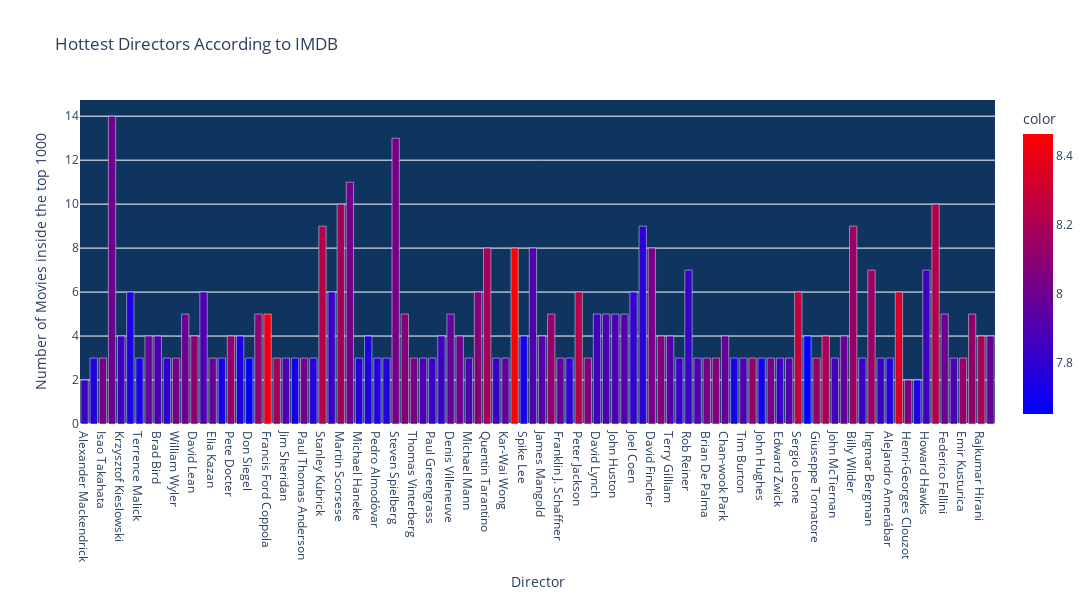

Source (notebook cell):
### Code cell
dir_bar = px.bar(x=by_director.index,
                 y=by_director.Number_of_Movies,
                 color=by_director.Average_IMDB_Rating,
                 color_continuous_scale='Bluered',
                 title='Hottest Directors According to IMDB',
                 height=600,
                 width=1200,
                 hover_name=by_director.Average_Meta_score)

dir_bar.update_layout(xaxis_title='Director', 
                      yaxis_title='Number of Movies inside the top 1000',
                      plot_bgcolor = "#0F3460")

fig.update_traces(line_color='#0000ff', line_width=5)

dir_bar.show()

### Figure 1 — Plotly figure (JSON) as saved in the notebook; plotly's stock layout.template omitted (floating-point values rounded to 4 significant figures)
{"data": [{"alignmentgroup": "True", "hovertemplate": "<b>%{hovertext}</b><br><br>x=%{x}<br>y=%{y}<br>color=%{marker.color}<extra></extra>", "hovertext": [95.5, 91, 91, 90.71, 89.75, 88.17, 88, 88, 87.75, 87.67, 87, 87, 87, 87, 86.67, 86.67, 86, 86, 86, 85.8, 85.8, 85.67, 85.67, 85, 85, 84.33, 84.11, 83.17, 82.6, 82.55, 81.67, 81.5, 81, 81, 80.54, 80.2, 80, 80, 80, 79, 78.8, 78.75, 78.67, 78.33, 78.25, 78, 77.67, 77.5, 77.5, 77.12, 76.5, 76.4, 76, 76, 76, 75.67, 75.4, 75.4, 75.2, 74.4, 73.67, 73.22, 73.12, 72.75, 72.5, 72, 71.71, 71, 69.67, 69, 68.75, 68.33, 67.33, 67, 66.33, 66, 65.67, 65.67, 64.33, 64.25, 62.33, 62.25, 58.33, 57.25, 57.22, 57, 51.71, 51.33, 49.33, 47.5, 42.5, 41, 38.71, 37.6, 37.2, 31, 24.33, 18, 16.75, 0], "legendgroup": "", "marker": {"color": [7.85, 7.767, 8.033, 8.007, 7.85, 7.75, 7.733, 7.975, 7.9, 7.8, 8.033, 8, 8.1, 7.9, 8, 7.733, 8.125, 7.75, 7.667, 8.1, 8.4, 8.167, 7.9, 7.733, 8.033, 7.767, 8.233, 7.833, 8.17, 8.018, 7.767, 7.75, 7.767, 7.767, 8.031, 8.08, 8.033, 7.9, 7.833, 7.85, 7.98, 8, 7.9, 8.083, 8.175, 7.833, 7.967, 8.463, 7.725, 7.912, 7.925, 8.12, 7.967, 7.8, 8.233, 8.067, 7.86, 7.9, 7.9, 7.92, 7.817, 7.789, 8.037, 8.075, 7.925, 7.833, 7.829, 7.9, 8.033, 8.067, 7.975, 7.733, 7.9, 8.133, 7.733, 8.033, 7.833, 7.933, 8.267, 7.65, 8.133, 8.2, 7.867, 7.975, 8.144, 7.833, 8.143, 7.833, 7.767, 8.333, 8.05, 7.75, 7.857, 8.22, 8, 7.9, 8.133, 8.12, 8.175, 7.975], "coloraxis": "coloraxis", "pattern": {"shape": ""}}, "name": "", "offsetgroup": "", "orientation": "v", "showlegend": false, "textposition": "auto", "type": "bar", "x": ["Alexander Mackendrick", "James Whale", "Isao Takahata", "Alfred Hitchcock", "Krzysztof Kieslowski", "Alfonso Cuarón", "Terrence Malick", "Asghar Farhadi", "Brad Bird", "Spike Jonze", "William Wyler", "Roman Polanski", "David Lean", "Richard Linklater", "Elia Kazan", "Andrey Zvyagintsev", "Pete Docter", "Ang Lee", "Don Siegel", "Sidney Lumet", "Francis Ford Coppola", "Bong Joon Ho", "Jim Sheridan", "Ron Clements", "Paul Thomas Anderson", "Tom McCarthy", "Stanley Kubrick", "Wes Anderson", "Martin Scorsese", "Hayao Miyazaki", "Michael Haneke", "Fred Zinnemann", "Pedro Almodóvar", "Edgar Wright", "Steven Spielberg", "James Cameron", "Thomas Vinterberg", "Danny Boyle", "Paul Greengrass", "Alejandro G. Iñárritu", "Denis Villeneuve", "Sam Mendes", "Michael Mann", "Ridley Scott", "Quentin Tarantino", "J.J. Abrams", "Kar-Wai Wong", "Christopher Nolan", "Spike Lee", "Clint Eastwood", "James Mangold", "Robert Zemeckis", "Franklin J. Schaffner", "David Yates", "Peter Jackson", "Darren Aronofsky", "David Lynch", "John Ford", "John Huston", "Ron Howard", "Joel Coen", "Woody Allen", "David Fincher", "Anthony Russo", "Terry Gilliam", "Norman Jewison", "Rob Reiner", "Taika Waititi", "Brian De Palma", "Mel Gibson", "Chan-wook Park", "Jim Jarmusch", "Tim Burton", "Bryan Singer", "John Hughes", "Stanley Kramer", "Edward Zwick", "Lars von Trier", "Sergio Leone", "Matthew Vaughn", "Giuseppe Tornatore", "Frank Capra", "John McTiernan", "Guy Ritchie", "Billy Wilder", "Alan Parker", "Ingmar Bergman", "Satoshi Kon", "Alejandro Amenábar", "Charles Chaplin", "Henri-Georges Clouzot", "Michelangelo Antonioni", "Howard Hawks", "Akira Kurosawa", "Federico Fellini", "Luis Buñuel", "Emir Kusturica", "Andrei Tarkovsky", "Rajkumar Hirani", "Neeraj Pandey"], "xaxis": "x", "y": [2, 3, 3, 14, 4, 6, 3, 4, 4, 3, 3, 5, 4, 6, 3, 3, 4, 4, 3, 5, 5, 3, 3, 3, 3, 3, 9, 6, 10, 11, 3, 4, 3, 3, 13, 5, 3, 3, 3, 4, 5, 4, 3, 6, 8, 3, 3, 8, 4, 8, 4, 5, 3, 3, 6, 3, 5, 5, 5, 5, 6, 9, 8, 4, 4, 3, 7, 3, 3, 3, 4, 3, 3, 3, 3, 3, 3, 3, 6, 4, 3, 4, 3, 4, 9, 3, 7, 3, 3, 6, 2, 2, 7, 10, 5, 3, 3, 5, 4, 4], "yaxis": "y"}], "layout": {"barmode": "relative", "coloraxis": {"colorbar": {"title": {"text": "color"}}, "colorscale": [[0, "rgb(0,0,255)"], [1, "rgb(255,0,0)"]]}, "height": 600, "legend": {"tracegroupgap": 0}, "plot_bgcolor": "#0F3460", "title": {"text": "Hottest Directors According to IMDB"}, "width": 1200, "xaxis": {"anchor": "y", "autorange": true, "domain": [0, 1], "range": [-0.5, 99.5], "title": {"text": "Director"}, "type": "category"}, "yaxis": {"anchor": "x", "autorange": true, "domain": [0, 1], "range": [0, 14.74], "title": {"text": "Number of Movies inside the top 1000"}, "type": "linear"}}}
